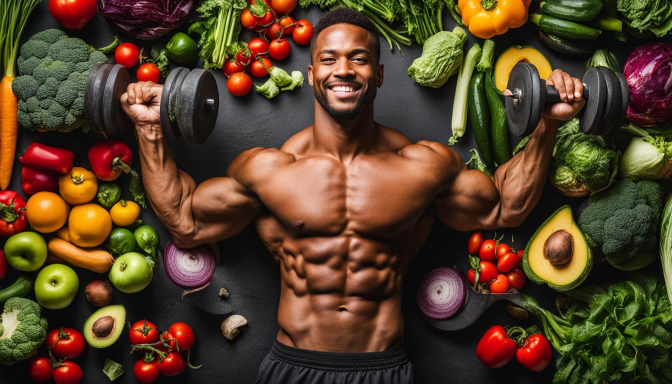
#> input picture frontend/src/assets/about-section.jpg, 1344 x 768 px (shown at 1/2 size)
$ python -i opencv_pipeline.py   (imports and definitions only)
#> lines starting #> are read from the running program, lines starting #| are printed output that depends on the picture
"""OpenCV preprocessing pipeline: resize, crop, normalize.

Implements the "Preprocessing" + "OpenCV Processing" + "Body Detection"
stages of the AI workflow in SYSTEM.md section 6 - everything up to
(but not including) CNN feature extraction/classification, which is
Module 9's job. This module never touches meal/workout data and knows
nothing about the CNN; it only turns a raw photo into a clean, fixed-
size array ready to hand to a model.

Pipeline: load -> detect + crop to the body region (HOG person
detector, falls back to the full frame if nothing is detected, which
happens often on tightly-cropped close-up photos) -> denoise ->
CLAHE contrast normalization -> resize to a fixed size.
"""

from pathlib import Path

import cv2
import numpy as np

DEFAULT_OUTPUT_SIZE = (224, 224)

_hog = cv2.HOGDescriptor()
# [1 line not run here, left out]


def load_image(path) -> np.ndarray:
    image = cv2.imread(str(path))
#> image is the input picture: shape (768, 1344, 3); mean B, G, R 39.4, 63.5, 86.1
    if image is None:
        raise ValueError(f"Could not read image: {path}")
    return image


def detect_body_bounding_box(image: np.ndarray):
    """Returns (x, y, w, h) for the largest detected person, or None."""
    detect_input = image
    scale = 1.0
    max_dim = 640
    longest_side = max(image.shape[:2])
#> longest_side = 1344
    if longest_side > max_dim:
        scale = max_dim / longest_side
#> scale = 0.476
        detect_input = cv2.resize(image, None, fx=scale, fy=scale)
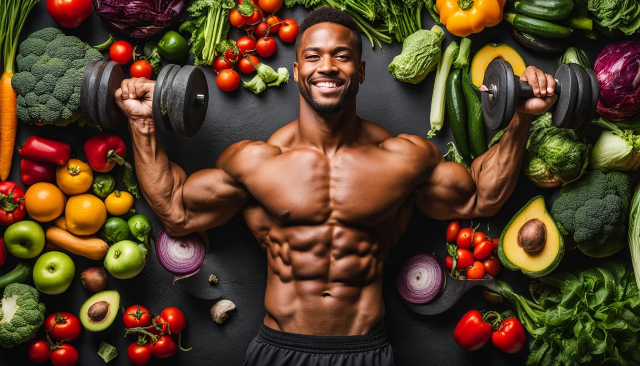
#> detect_input: shape (366, 640, 3); mean B, G, R 39.2, 63.4, 86

    boxes, weights = _hog.detectMultiScale(
        detect_input, winStride=(8, 8), padding=(16, 16), scale=1.05
    )
#> boxes = (); weights = ()
    if len(boxes) == 0:
        return None

    best_index = int(np.argmax(weights))
    x, y, w, h = boxes[best_index]
    if scale != 1.0:
        x, y, w, h = (int(v / scale) for v in (x, y, w, h))
    return (x, y, w, h)


def crop_to_body(image: np.ndarray, box, padding_ratio: float = 0.15) -> np.ndarray:
    """Crops to the given (x, y, w, h) box with padding, clamped to the frame.
    Falls back to the full image when box is None (no person detected)."""
#> called with padding_ratio = 0.15
    height, width = image.shape[:2]
#> height = 768; width = 1344
    if box is None:
        return image

    x, y, w, h = box
    pad_x = int(w * padding_ratio)
    pad_y = int(h * padding_ratio)
    x0 = max(0, x - pad_x)
    y0 = max(0, y - pad_y)
    x1 = min(width, x + w + pad_x)
    y1 = min(height, y + h + pad_y)
    if x1 <= x0 or y1 <= y0:
        return image
    return image[y0:y1, x0:x1]


def denoise_image(image: np.ndarray) -> np.ndarray:
    return cv2.bilateralFilter(image, d=7, sigmaColor=50, sigmaSpace=50)


def normalize_contrast(image: np.ndarray) -> np.ndarray:
    """CLAHE (adaptive histogram equalization) on the lightness channel only,
    so contrast/lighting is normalized without distorting color."""
    lab = cv2.cvtColor(image, cv2.COLOR_BGR2LAB)
#> lab: shape (768, 1344, 3); mean of channels 0, 1, 2 73, 134.1, 145.5
    l_channel, a_channel, b_channel = cv2.split(lab)
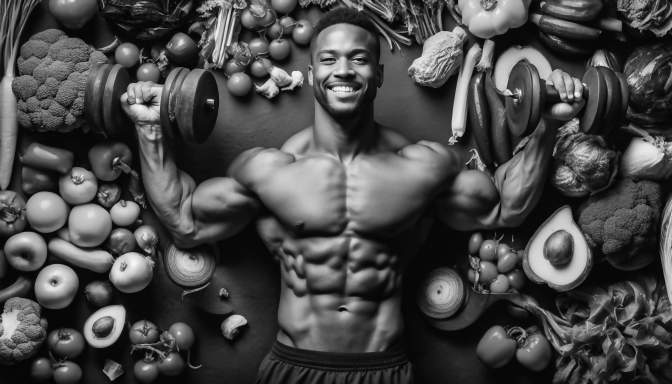
#> l_channel: shape (768, 1344) (shown at 1/2 size); min 1, max 253, mean 73
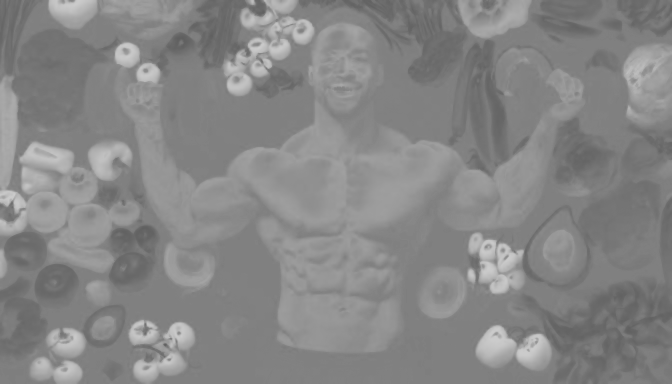
#> a_channel: shape (768, 1344) (shown at 1/2 size); min 94, max 204, mean 134.1
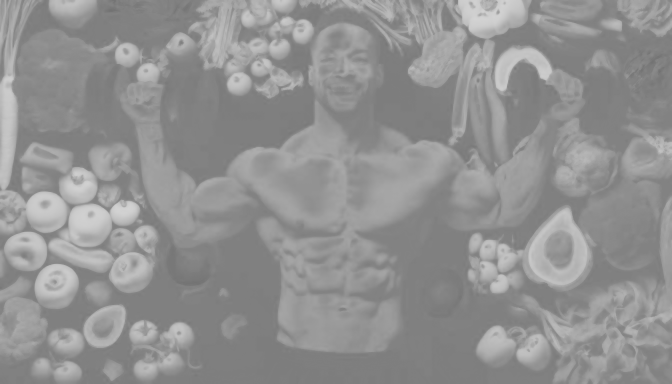
#> b_channel: shape (768, 1344) (shown at 1/2 size); min 112, max 211, mean 145.5
    clahe = cv2.createCLAHE(clipLimit=2.0, tileGridSize=(8, 8))
    l_channel = clahe.apply(l_channel)
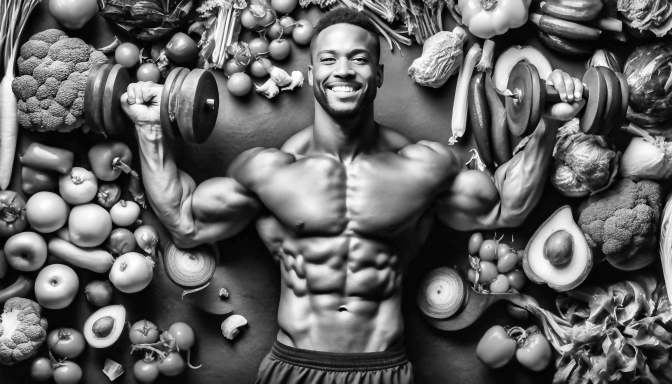
#> l_channel: shape (768, 1344) (shown at 1/2 size); min 0, max 255, mean 99.8
    lab = cv2.merge((l_channel, a_channel, b_channel))
#> lab: shape (768, 1344, 3); mean of channels 0, 1, 2 99.8, 134.1, 145.5
    return cv2.cvtColor(lab, cv2.COLOR_LAB2BGR)
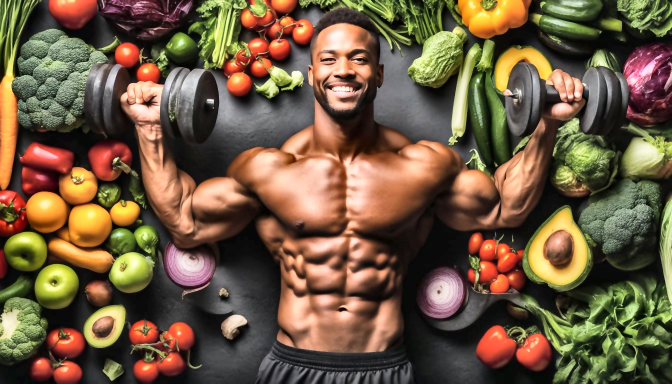
#> returned value: shape (768, 1344, 3) (shown at 1/2 size); mean B, G, R 65.1, 90.3, 111.8


def resize_image(image: np.ndarray, size=DEFAULT_OUTPUT_SIZE) -> np.ndarray:
#> called with size = (224, 224)
    return cv2.resize(image, size, interpolation=cv2.INTER_AREA)
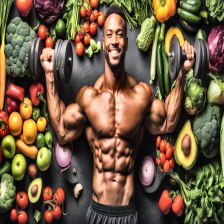
#> returned value: shape (224, 224, 3); mean of channels 0, 1, 2 65.1, 90.3, 111.8; drawn as B, G, R


def preprocess_image(path, output_size=DEFAULT_OUTPUT_SIZE):
    """Runs the full pipeline on one image file, returns (array, body_detected)."""
    image = load_image(path)
    box = detect_body_bounding_box(image)
    image = crop_to_body(image, box)
    image = denoise_image(image)
    image = normalize_contrast(image)
    image = resize_image(image, output_size)
    return image, box is not None


def preprocess_and_save(source_path, dest_path, output_size=DEFAULT_OUTPUT_SIZE):
    image, body_detected = preprocess_image(source_path, output_size)
    Path(dest_path).parent.mkdir(parents=True, exist_ok=True)
    cv2.imwrite(str(dest_path), image)
    return body_detected

>>> result = preprocess_image('../../frontend/src/assets/about-section.jpg')

$ run again, on frontend/src/assets/feature-body-type-analysis.jpg
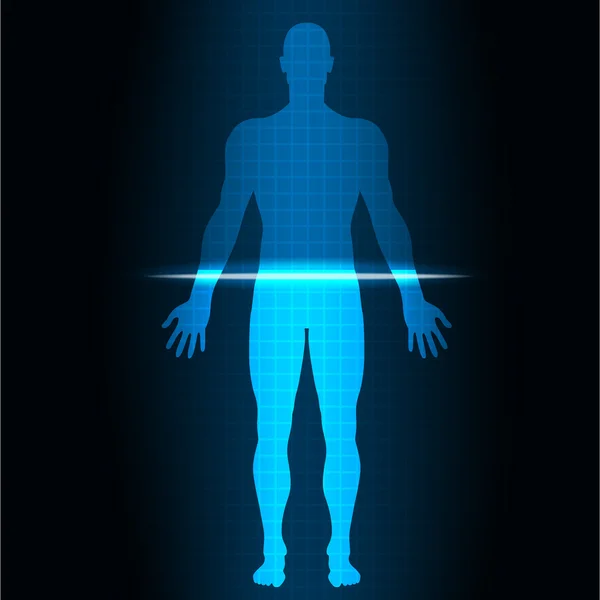
#> input picture frontend/src/assets/feature-body-type-analysis.jpg, 600 x 600 px
#> in load_image, image is the input picture: shape (600, 600, 3); mean B, G, R 55.7, 37.4, 1.7
#> boxes = ()
#> in normalize_contrast, `l_channel, a_channel, b_channel = cv2.split(lab)`:
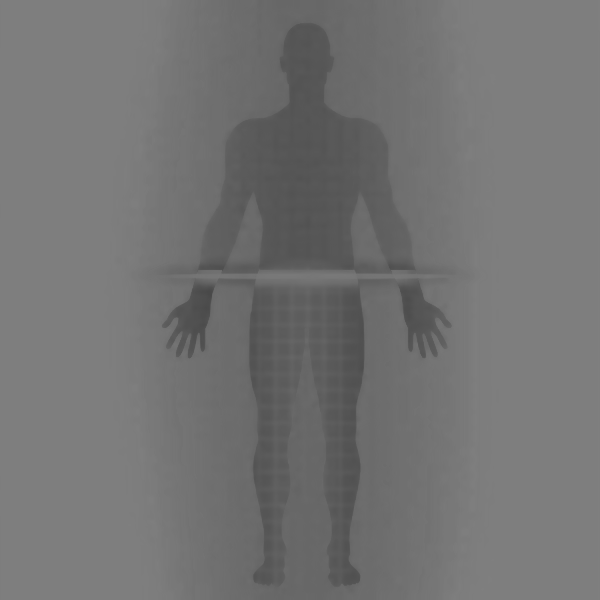
#> b_channel: shape (600, 600); min 73, max 127, mean 115.1
#> in normalize_contrast, `return cv2.cvtColor(lab, cv2.COLOR_LAB2BGR)`:
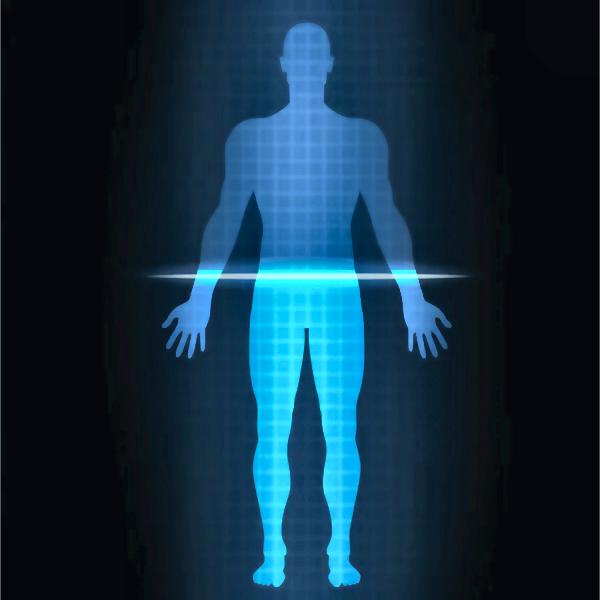
#> returned value: shape (600, 600, 3); mean B, G, R 64.8, 46.3, 16.4

$ run again, on frontend/src/assets/feature-sri-lankan-meal-plans.jpg
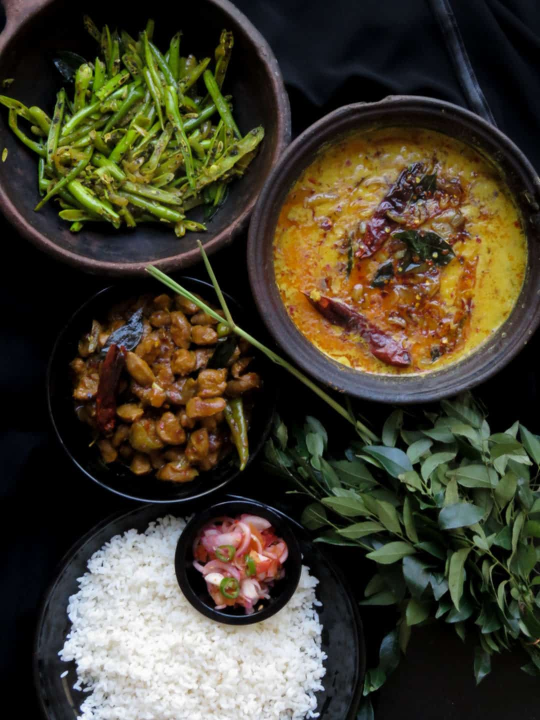
#> input picture frontend/src/assets/feature-sri-lankan-meal-plans.jpg, 1080 x 1440 px (shown at 1/2 size)
#> in load_image, image is the input picture: shape (1440, 1080, 3); mean B, G, R 46.5, 62.7, 67.5
#> boxes = ()
#> in normalize_contrast, `l_channel = clahe.apply(l_channel)`:
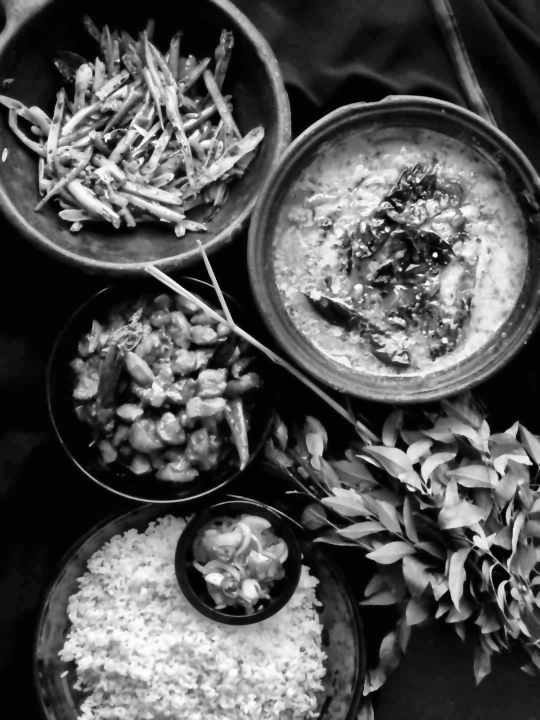
#> l_channel: shape (1440, 1080) (shown at 1/2 size); min 0, max 254, mean 85
#> in resize_image, `return cv2.resize(image, size, interpolation=cv2.INTER_AREA)`:
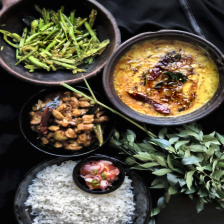
#> returned value: shape (224, 224, 3); mean of channels 0, 1, 2 65.1, 81.5, 86.8; drawn as B, G, R

$ run again, on frontend/src/assets/feature-workout-plans.jpg
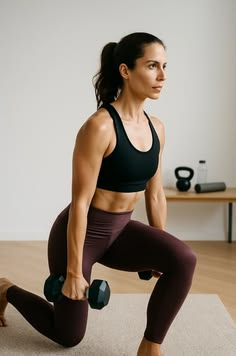
#> input picture frontend/src/assets/feature-workout-plans.jpg, 236 x 356 px
#> in load_image, image is the input picture: shape (356, 236, 3); mean B, G, R 129.5, 141.6, 153
#> boxes = ()
#> in resize_image, `return cv2.resize(image, size, interpolation=cv2.INTER_AREA)`:
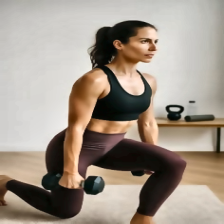
#> returned value: shape (224, 224, 3); mean of channels 0, 1, 2 137, 149.2, 160.8; drawn as B, G, R
